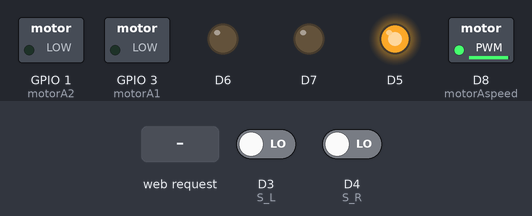
Simulated run of this sketch. Board: ESP8266 (NodeMCU). Parts: switched loads named in the sketch (green lamp = pin HIGH), output pins drawn as LEDs (lit = HIGH). The test bench sets the inputs (shaded band); at power-on: D3 (S_L) LOW, D4 (S_R) LOW. What the sketch prints to the serial monitor is not drawn.

Above: at 1.2 s.
1.3 s: HTTP request GET /?State=19 received
At 2.5 s:
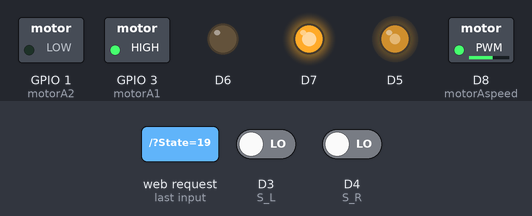
2.8 s: D3 (S_L) driven HIGH
At 3.7 s:
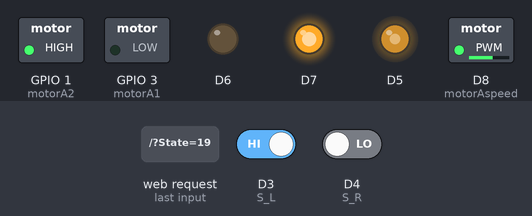
4.3 s: HTTP request GET /?State=2 received
At 4.8 s:
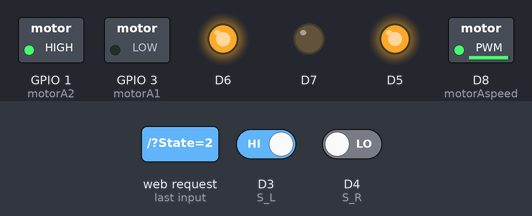
5.8 s: HTTP request GET /?State=1 received
At 7.0 s:
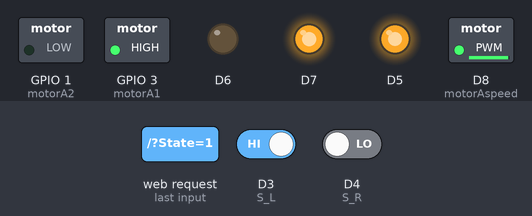
7.3 s: HTTP request GET / received
At 8.3 s:
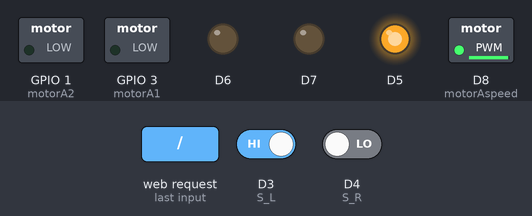
Timing chart, 0 to 9.8 s (numbered marks = the images above; inputs shaded):
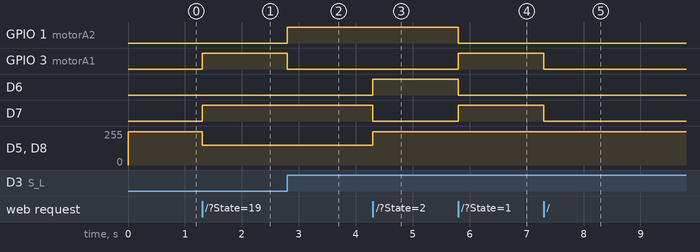

The sketch:

final.ino
```cpp
#include <ESP8266WiFi.h>
#include <ESP8266WebServer.h>
#include <Servo.h>

IPAddress local_IP(192,168,4,22);
IPAddress gateway(192,168,4,0);
IPAddress subnet(255,255,255,0);
Servo myservo;
ESP8266WebServer server(80);

int khoangcachvc = 35;// Khoảng cách phát hiện vật cản
const int trigPin = D0;
const int echoPin = D2;
const int S_L =D3;
const int S_R =D4;
const int motorAspeed  = D8;
const int motorA1      = D9;
const int motorA2      = D10;
const int motorB1      = D11;
const int motorB2      = D12;
const int motorBspeed  =D13;
int khoangcach;
String trangthai;

void setup() {
  Serial.begin(115200);
  //Cau hinh access point
  WiFi.softAPConfig(local_IP, gateway, subnet);
  WiFi.softAP("B1807607");
  Serial.println(WiFi.softAPIP());
  //Cau hinh webserver
  server.on( "/", HTTP_handleRoot );
  server.onNotFound( HTTP_handleRoot );
  server.begin();
  Serial.println("Server started");
  //
  pinMode(S_L,INPUT);
  pinMode(S_R,INPUT);
  pinMode(motorA1, OUTPUT);
  pinMode(motorA2, OUTPUT);
  pinMode(motorB1, OUTPUT);
  pinMode(motorB2, OUTPUT);
  pinMode(motorAspeed, OUTPUT);
  pinMode(motorBspeed, OUTPUT);
  pinMode(trigPin, OUTPUT);
  pinMode(echoPin, INPUT);


}
void loop() {
  myservo.write(90);
  server.handleClient();
  trangthai = server.arg("State");
  if (trangthai == "19") doline();
  else if (trangthai == "20") vatcan();
  else{
    analogWrite (motorAspeed, 250);
    analogWrite (motorBspeed, 250);
    Serial.println(trangthai);
    if (trangthai == "1") tien();
    else if (trangthai == "2") lui();
    else if (trangthai == "13") trai();
    else if (trangthai == "14") phai();
    else if (trangthai == "23") luitrai();
    else if (trangthai == "24") luiphai();
    else  dung();
  }
}
//
void HTTP_handleRoot(void) {

if( server.hasArg("State") ){
       Serial.println(server.arg("State"));
  }
  server.send ( 200, "text/html", "" );
  delay(1);
}
void vatcan(){
  analogWrite(motorAspeed, 150); // tốc độ động cơ a ban đầu 120 ( 0 - 255)
  analogWrite(motorBspeed, 150);// tốc độ động cơ b ban đầu 150 ( 0 - 255)
  khoangcach=dosong();
  Serial.print("giua");
  Serial.println(khoangcach);
  if(khoangcach < khoangcachvc)
  {
    dung();
    delay(100);
    phai();
    delay(1500);
  }
  tien();
}
void doline(){
  Serial.println("doline");
  analogWrite(motorAspeed, 150); // tốc độ động cơ a ban đầu 120 ( 0 - 255)
  analogWrite(motorBspeed, 150);// tốc độ động cơ b ban đầu 120 ( 0 - 255)
  if ((digitalRead(S_L) == 0)&&(digitalRead(S_R) == 0)){tien();}// đi tiến
  if ((digitalRead(S_L) == 1)&&(digitalRead(S_R) == 0)){trai();} // rẻ trái
  if ((digitalRead(S_L) == 0)&&(digitalRead(S_R) == 1)){phai();} // rẻ phải
  if ((digitalRead(S_L) == 1)&&(digitalRead(S_R) == 1)){dung();} // stop

}
int dosong(){
  long duration,distance;
  digitalWrite(trigPin, LOW);
  delayMicroseconds(2);
  digitalWrite(trigPin, HIGH);
  delayMicroseconds(10);
  digitalWrite(trigPin, LOW);
  duration = pulseIn(echoPin, HIGH);
  distance= duration*0.034/2;
  Serial.print("Distance: ");
  Serial.println(distance);
  return distance;
  }
void tien(){
  digitalWrite(motorA1,HIGH);
  digitalWrite(motorA2,LOW);
  digitalWrite(motorB1,HIGH);
  digitalWrite(motorB2,LOW);
  Serial.println("tien");
}
void lui(){
  digitalWrite(motorA1,LOW);
  digitalWrite(motorA2,HIGH);
  digitalWrite(motorB1,LOW);
  digitalWrite(motorB2,HIGH);
  Serial.println("lui");
}
void trai(){
  digitalWrite(motorA1,LOW);
  digitalWrite(motorA2,HIGH);
  digitalWrite(motorB1,HIGH);
  digitalWrite(motorB2,LOW);
  Serial.println("trai");
}
void phai(){
  digitalWrite(motorA1,HIGH);
  digitalWrite(motorA2,LOW);
  digitalWrite(motorB1,LOW);
  digitalWrite(motorB2,HIGH);
  Serial.println("phai");
}
void luitrai(){
  digitalWrite(motorA1,HIGH);
  digitalWrite(motorA2,LOW);
  digitalWrite(motorB1,LOW);
  digitalWrite(motorB2,HIGH);
  Serial.println("lui trai");
}
void luiphai(){
  digitalWrite(motorA1,LOW);
  digitalWrite(motorA2,HIGH);
  digitalWrite(motorB1,HIGH);
  digitalWrite(motorB2,LOW);
  Serial.println("lui phai");
}
void dung(){
  digitalWrite (motorA1,LOW);
  digitalWrite(motorA2,LOW);
  digitalWrite (motorB1,LOW);
  digitalWrite(motorB2,LOW);
  Serial.println("dung");
}
```

Measured:
- after the input at 1.3 s, GPIO 3 (motorA1), D7: LOW → HIGH at once; D5, D8 (motorAspeed): 250/255 → 150/255 at once
- after the input at 2.8 s, GPIO 1 (motorA2): LOW → HIGH at once; GPIO 3 (motorA1): HIGH → LOW at once
- after the input at 4.3 s, D6: LOW → HIGH at once; D7: HIGH → LOW at once; D5, D8 (motorAspeed): 150/255 → 250/255 at once
- after the input at 5.8 s, GPIO 1 (motorA2), D6: HIGH → LOW at once; GPIO 3 (motorA1), D7: LOW → HIGH at once
- after the input at 7.3 s, GPIO 3 (motorA1), D7: HIGH → LOW at once
